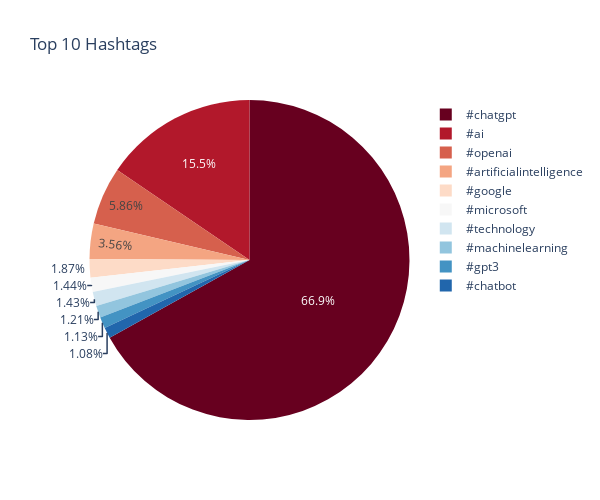

Notebook source saved alongside this figure:
### Code cell
# Diagramme circulaire interactif pour les hashtags
fig_hashtags = px.pie(top_hashtags.head(top_number_hashtags), 
                      width=600,
                      height=500,
                      values='Count', 
                      names='Hashtag', 
                      title='Top 10 Hashtags',
                      color_discrete_sequence=px.colors.sequential.RdBu)
fig_hashtags.show()

### Figure 1 — Plotly figure (JSON) as saved in the notebook; plotly's stock layout.template omitted (floating-point values rounded to 4 significant figures)
{"data": [{"domain": {"x": [0, 1], "y": [0, 1]}, "hovertemplate": "Hashtag=%{label}<br>Count=%{value}<extra></extra>", "labels": ["#chatgpt", "#ai", "#openai", "#artificialintelligence", "#google", "#microsoft", "#technology", "#machinelearning", "#gpt3", "#chatbot"], "legendgroup": "", "name": "", "showlegend": true, "type": "pie", "values": [203776, 47167, 17830, 10825, 5699, 4393, 4358, 3697, 3442, 3299]}], "layout": {"height": 500, "legend": {"tracegroupgap": 0}, "piecolorway": ["rgb(103,0,31)", "rgb(178,24,43)", "rgb(214,96,77)", "rgb(244,165,130)", "rgb(253,219,199)", "rgb(247,247,247)", "rgb(209,229,240)", "rgb(146,197,222)", "rgb(67,147,195)", "rgb(33,102,172)", "rgb(5,48,97)"], "title": {"text": "Top 10 Hashtags"}, "width": 600}}
